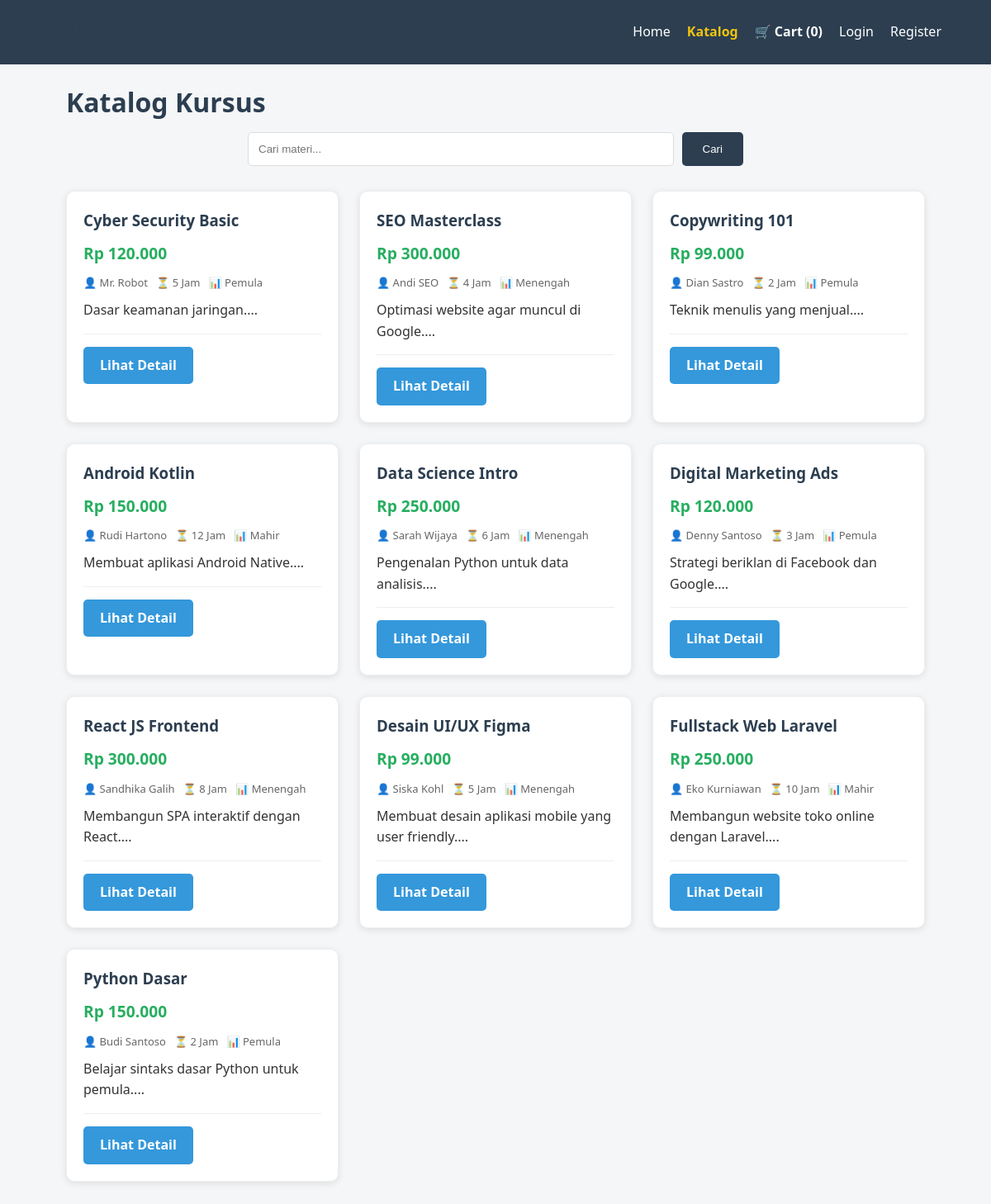
/courses.php, run on the app's committed database.
### tables this page shows
CREATE TABLE `courses` (
  `id` int(11) NOT NULL,
  `title` varchar(100) NOT NULL,
  `description` text NOT NULL,
  `price` decimal(10,2) DEFAULT 0.00,
  `mentor` varchar(100) DEFAULT 'Tim E-Learning',
  `duration` varchar(50) DEFAULT '1 Jam',
  `level` enum('Pemula','Menengah','Mahir') DEFAULT 'Pemula'
);

### courses.php (the view, shortened to what this page needs)
<?php
include 'db.php';
$search_keyword = isset($_GET['q']) ? $_GET['q'] : "";
if ($search_keyword) {
    $search_query = "%" . $search_keyword . "%";
    $stmt = $conn->prepare("SELECT * FROM courses WHERE title LIKE ? OR description LIKE ? ORDER BY id DESC");
    $stmt->bind_param("ss", $search_query, $search_query);
    $stmt->execute();
    $result = $stmt->get_result();
} else {
    $result = mysqli_query($conn, "SELECT * FROM courses ORDER BY id DESC");
}
?>
<!DOCTYPE html>
<html lang="id">
<head><title>Katalog</title><link rel="stylesheet" href="style.css"></head>
<body>
    <nav>
        <h2>E-Learning Academy</h2>
        <ul>
            <li><a href="index.php">Home</a></li>
            <li><a href="courses.php" class="text-yellow font-bold">Katalog</a></li>
            <li><a href="cart.php" class="text-white font-bold">🛒 Cart (<?php echo isset($_SESSION['cart'])?count($_SESSION['cart']):0; ?>)</a></li>
            <?php if(isset($_SESSION['user_id'])): ?>
                <li><a href="my_courses.php" class="text-green font-bold">Kelas Saya</a></li>
                <?php if(isset($_SESSION['role']) && $_SESSION['role']=='admin'): ?><li><a href="admin.php" class="text-red">Admin</a></li><?php endif; ?>
                <li><a href="profile.php">Profile</a></li>
                <li><a href="logout.php" onclick="return confirm('Logout?')">Logout</a></li>
            <?php else: ?>
                <li><a href="login.php">Login</a></li>
                <li><a href="register.php">Register</a></li>
            <?php endif; ?>
        </ul>
    </nav>
    <div class="container">
        <h1 class="section-title">Katalog Kursus</h1>
        <form action="courses.php" method="GET" class="search-container">
            <input type="text" name="q" placeholder="Cari materi..." value="<?php echo htmlspecialchars($search_keyword); ?>">
            <button type="submit" class="search-btn">Cari</button>
        </form>
        <div class="course-grid">
            <?php if($result && $result->num_rows > 0): ?>
                <?php while($row = $result->fetch_assoc()): ?>
                    <div class="card">
                        <div class="card-body">
                            <h3><a href="course_detail.php?id=<?php echo $row['id']; ?>"><?php echo htmlspecialchars($row['title']); ?></a></h3>
                            <p class="price-tag">Rp <?php echo number_format($row['price'], 0, ',', '.'); ?></p>
                            <div class="d-flex gap-10 flex-wrap text-small mb-10">
                                <span>👤 <?php echo htmlspecialchars($row['mentor']); ?></span>
                                <span>⏳ <?php echo htmlspecialchars($row['duration']); ?></span>
                                <span>📊 <?php echo htmlspecialchars($row['level']); ?></span>
                            </div>
                            <p><?php echo substr(htmlspecialchars($row['description']), 0, 90) . "..."; ?></p>
                            <hr class="separator">
                            <a href="course_detail.php?id=<?php echo $row['id']; ?>" class="btn">Lihat Detail</a>
                        </div>
                    </div>
                <?php endwhile; ?>
            <?php endif; ?>
        </div>
    </div>
</body>
</html>

### style.css (style rules this page uses)
* { box-sizing: border-box; margin: 0; padding: 0; }
body { font-family: 'Segoe UI', sans-serif; background-color: #f4f6f8; color: #333; line-height: 1.6; padding-bottom: 50px; }
a { text-decoration: none; color: inherit; transition: 0.3s; }
ul { list-style: none; }
h1, h2, h3 { color: #2c3e50; margin-bottom: 10px; }
.text-yellow { color: #f1c40f !important; }
.text-white { color: #fff !important; }
.font-bold { font-weight: bold; }
.text-small { font-size: 13px; color: #666; }
.mb-10 { margin-bottom: 10px; }
.d-flex { display: flex; }
.gap-10 { gap: 10px; }
.flex-wrap { flex-wrap: wrap; }
nav { background-color: #2c3e50; color: white; padding: 15px 5%; display: flex; justify-content: space-between; align-items: center; position: sticky; top: 0; z-index: 1000; }
nav ul { display: flex; gap: 20px; align-items: center; }
.btn { display: inline-block; padding: 10px 20px; background-color: #3498db; color: white; border: none; border-radius: 5px; cursor: pointer; font-size: 16px; font-weight: bold; text-align: center; }
.container { width: 90%; max-width: 1200px; margin: auto; padding: 20px; }
input, select, textarea { width: 100%; padding: 12px; border: 1px solid #ddd; border-radius: 5px; }
.search-container { display: flex; gap: 10px; margin: 0 auto 30px; max-width: 600px; }
.search-btn { background: #2c3e50; color: white; border: none; padding: 0 25px; border-radius: 5px; cursor: pointer; }
.course-grid { display: grid; grid-template-columns: repeat(auto-fit, minmax(300px, 1fr)); gap: 25px; }
.card { background: white; border-radius: 10px; overflow: hidden; box-shadow: 0 2px 8px rgba(0,0,0,0.1); border: 1px solid #eee; }
.card-body { padding: 20px; }
.price-tag { color: #27ae60; font-weight: bold; font-size: 1.2em; margin: 10px 0; }
.separator { margin: 15px 0; border: 0; border-top: 1px solid #eee; }

### data on the page
courses: title "Cyber Security Basic", price "120.000", mentor "Mr. Robot", duration "5 Jam", level "Pemula", description "Dasar keamanan jaringan."
courses: title "SEO Masterclass", price "300.000", mentor "Andi SEO", duration "4 Jam", level "Menengah", description "Optimasi website agar muncul di Google."
courses: title "Copywriting 101", price "99.000", mentor "Dian Sastro", duration "2 Jam", level "Pemula", description "Teknik menulis yang menjual."
courses: title "Android Kotlin", price "150.000", mentor "Rudi Hartono", duration "12 Jam", level "Mahir", description "Membuat aplikasi Android Native."
courses: title "Data Science Intro", price "250.000", mentor "Sarah Wijaya", duration "6 Jam", level "Menengah", description "Pengenalan Python untuk data analisis."
courses: title "Digital Marketing Ads", price "120.000", mentor "Denny Santoso", duration "3 Jam", level "Pemula", description "Strategi beriklan di Facebook dan Google."
courses: title "React JS Frontend", price "300.000", mentor "Sandhika Galih", duration "8 Jam", level "Menengah", description "Membangun SPA interaktif dengan React."
courses: title "Desain UI/UX Figma", price "99.000", mentor "Siska Kohl", duration "5 Jam", level "Menengah", description "Membuat desain aplikasi mobile yang user friendly."
courses: title "Fullstack Web Laravel", price "250.000", mentor "Eko Kurniawan", duration "10 Jam", level "Mahir", description "Membangun website toko online dengan Laravel."
courses: title "Python Dasar", price "150.000", mentor "Budi Santoso", duration "2 Jam", level "Pemula", description "Belajar sintaks dasar Python untuk pemula."
